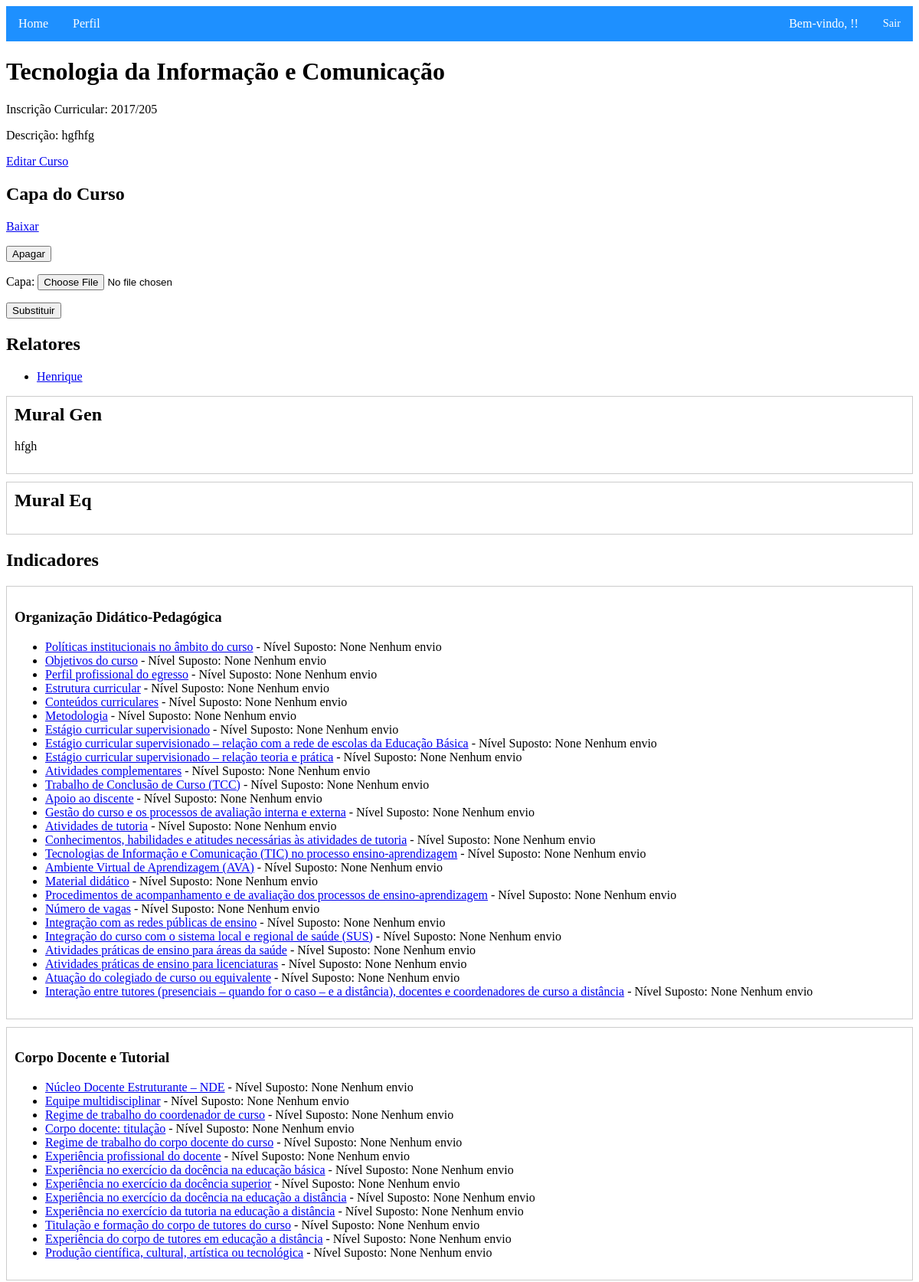
The page /cursos/detalhes_curso_gen/10/ (upper part) on the database its author committed.
### cursos/models.py (models this page shows)
class Curso(models.Model):
    nome = models.CharField(max_length=255)
    inscricao_curricular = models.CharField(max_length=255)
    data_criacao = models.DateField(auto_now_add=True)
    descricao = models.TextField()
    gerenciador = models.ForeignKey(Usuario, on_delete=models.CASCADE)
    informacoes_complementares = models.TextField(blank=True)
    mural_gen = models.TextField(blank=True)
    mural_eq = models.TextField(blank=True)
    capa = models.FileField(upload_to='capas/', blank=True, validators=[validate_pdf_file])
    membros = models.ManyToManyField(Usuario, related_name='cursos_membros')
    avaliadores = models.ManyToManyField(Usuario, related_name='avaliadores')

### usuarios/models.py (models this page shows)
class Usuario(AbstractUser):
    GERENCIADOR = 'G'
    RELATOR = 'R'
    AVALIADOR = 'A'
    TIPOS_USUARIO = [
        (GERENCIADOR, 'Gerenciador'),
        (RELATOR, 'Relator'),
        (AVALIADOR, 'Avaliador'),
    ]
    nome = models.CharField(max_length=255)
    tipo_usuario = models.CharField(max_length=1, choices=TIPOS_USUARIO)
    email = models.EmailField(blank=False)
    telefone = models.CharField(max_length=20)

### indicadores/models.py (models this page shows)
class IndicadorMan(models.Model):
    curso = models.ForeignKey('cursos.Curso', on_delete=models.CASCADE)
    indicador_info = models.ForeignKey('IndicadorInfo', on_delete=models.CASCADE)
    nsa = models.BooleanField(default=False)
    nivel_suposto = models.IntegerField(null=True)
    data_envio = models.DateTimeField(auto_now_add=True)
    conteudo = models.FileField(upload_to='relatorios/', blank=True, validators=[validate_pdf_file])
    usuario_relatorio = models.ForeignKey(Usuario, on_delete=models.SET_NULL, null=True, related_name='relatorios')

class IndicadorInfo(models.Model):
    ORGANIZACAO = 'O'
    CORPO_DOCENTE = 'C'
    INFRAESTRUTURA = 'I'
    DIMENSOES = [
        (ORGANIZACAO, 'Organização Didático-Pedagógica'),
        (CORPO_DOCENTE, 'Corpo Docente e Tutorial'),
        (INFRAESTRUTURA, 'Infraestrutura'),
    ]
    nome = models.CharField(max_length=255)
    dimensao = models.CharField(max_length=1, choices=DIMENSOES)
    mensagem_aviso = models.TextField(blank=True)
    tabela_conceitos = models.JSONField()

### cursos/views.py (the view)
# urls.py: path('detalhes_curso_gen/<int:curso_id>/', detalhes_curso_gen, name='detalhes_curso_gen'),
def detalhes_curso_gen(request, curso_id):
    curso = get_object_or_404(Curso, pk=curso_id)
    relatores = curso.membros.filter(tipo_usuario=Usuario.RELATOR)
    indicadores_man = IndicadorMan.objects.filter(curso=curso).select_related('indicador_info')
    indicadores_por_dimensao = {}
    for indicador_man in indicadores_man:
        dimensao = indicador_man.indicador_info.get_dimensao_display()
        if dimensao not in indicadores_por_dimensao:
            indicadores_por_dimensao[dimensao] = []
        indicadores_por_dimensao[dimensao].append(indicador_man)
    if request.method == 'POST':
        form = CapaForm(request.POST, request.FILES)
        if form.is_valid():
            curso.capa = form.cleaned_data['capa']
            curso.usuario_capa = request.user
            curso.save()
            return redirect('cursos:detalhes_curso_gen', curso_id=curso.id)
    else:
        form = CapaForm()
    context = {
        'curso': curso,
        'relatores': relatores,
        'indicadores_por_dimensao': indicadores_por_dimensao,
        'form': form,
    }
    return render(request, 'cursos/detalhes_curso_gen.html', context)

### cursos/forms.py
class CapaForm(forms.ModelForm):
    class Meta:
        model = Curso
        fields = ('capa',)

### templates/cursos/detalhes_curso_gen.html (shortened to what this page needs)
{% extends 'base.html' %}
{% load static %}
{% block content %}
    <h1>{{ curso.nome }}</h1>
    <p>Inscrição Curricular: {{ curso.inscricao_curricular }}</p>
    <p>Descrição: {{ curso.descricao }}</p>
    <p><a href="{% url 'cursos:editar_curso' curso.id %}">Editar Curso</a></p>
    <h2>Capa do Curso</h2>
    {% if curso.capa %}
        <p><a href="{{ curso.capa.url }}" target="_blank">Baixar</a></p>
        <form action="{% url 'cursos:apagar_capa' curso.id %}" method="post" onsubmit="return confirm('Tem certeza de que deseja apagar esta capa?')">
            <input type="submit" value="Apagar">
        </form>
    {% endif %}
    <form method="post" enctype="multipart/form-data" {% if curso.capa %}onsubmit="return confirm('Tem certeza de que deseja enviar esta capa? Isso substituirá permanentemente a capa existente.')"{% endif %}>
        {{ form.as_p }}
        <input type="submit" value="{% if curso.capa %}Substituir{% else %}Enviar{% endif %}">
    </form>
    <h2>Relatores</h2>
    <ul>
        {% for relator in relatores %}
            <li><a href="{% url 'usuarios:detalhes_usuario' relator.id %}">{{ relator.nome }}</a></li>
        {% endfor %}
    </ul>
    <div class="minimizable">
      <h2>Mural Gen</h2>
      <div class="minimizable-content">
        {% if request.user == curso.gerenciador %}
          <textarea id="mural-gen">{{ curso.mural_gen }}</textarea>
        {% else %}
          <p>{{ curso.mural_gen }}</p>
        {% endif %}
      </div>
    </div>
    <div class="minimizable">
      <h2>Mural Eq</h2>
    </div>
    <h2>Indicadores</h2>
    {% for dimensao, indicadores_man in indicadores_por_dimensao.items %}
        <div class="minimizable">
            <h3>{{ dimensao }}</h3>
            <div class="minimizable-content">
                <ul>
                    {% for indicador_man in indicadores_man %}
                        <li>
                            <a href="{% url 'indicadores:indicador_detalhes' indicador_man.id %}" title="{{ indicador_man.indicador_info.mensagem_aviso }}">{{ indicador_man.indicador_info.nome }}</a>
                            - Nível Suposto: {{ indicador_man.nivel_suposto }}
                            {% if indicador_man.usuario_relatorio %}
                                <a href="{% url 'usuarios:detalhes_usuario' indicador_man.usuario_relatorio.id %}">{{ indicador_man.usuario_relatorio.nome }}</a>
                                - Data de Envio: {{ indicador_man.data_envio }}
                            {% else %}
                                Nenhum envio
                            {% endif %}
                        </li>
                    {% endfor %}
                </ul>
            </div>
        </div>
    {% endfor %}
{% endblock %}

### templates/cursos/detalhes_curso_gen.html (style rules this page uses)
.minimizable { border: 1px solid #ccc; padding: 10px; margin-bottom: 10px; }
.minimizable h2 { margin-top: 0; cursor: pointer; }
.minimizable-content { margin-top: 10px; }

### rows shown on the page
Curso: nome "Tecnologia da Informação e Comunicação", inscricao_curricular "2017/205", descricao "hgfhfg", capa "Substituir", mural_gen "hfgh"
Usuario: nome "Henrique"
IndicadorMan: indicador_info.nome "Políticas institucionais no âmbito do curso", nivel_suposto "None", shows "Nenhum envio"
IndicadorMan: indicador_info.nome "Objetivos do curso", nivel_suposto "None", shows "Nenhum envio"
IndicadorMan: indicador_info.nome "Perfil profissional do egresso", nivel_suposto "None", shows "Nenhum envio"
IndicadorMan: indicador_info.nome "Estrutura curricular", nivel_suposto "None", shows "Nenhum envio"
IndicadorMan: indicador_info.nome "Conteúdos curriculares", nivel_suposto "None", shows "Nenhum envio"
IndicadorMan: indicador_info.nome "Metodologia", nivel_suposto "None", shows "Nenhum envio"
IndicadorMan: indicador_info.nome "Estágio curricular supervisionado", nivel_suposto "None", shows "Nenhum envio"
IndicadorMan: indicador_info.nome "Estágio curricular supervisionado – relação com a rede de escolas da Educação Básica", nivel_suposto "None", shows "Nenhum envio"
IndicadorMan: indicador_info.nome "Estágio curricular supervisionado – relação teoria e prática", nivel_suposto "None", shows "Nenhum envio"
IndicadorMan: indicador_info.nome "Atividades complementares", nivel_suposto "None", shows "Nenhum envio"
IndicadorMan: indicador_info.nome "Trabalho de Conclusão de Curso (TCC)", nivel_suposto "None", shows "Nenhum envio"
IndicadorMan: indicador_info.nome "Apoio ao discente", nivel_suposto "None", shows "Nenhum envio"
IndicadorMan: indicador_info.nome "Gestão do curso e os processos de avaliação interna e externa", nivel_suposto "None", shows "Nenhum envio"
IndicadorMan: indicador_info.nome "Atividades de tutoria", nivel_suposto "None", shows "Nenhum envio"
IndicadorMan: indicador_info.nome "Conhecimentos, habilidades e atitudes necessárias às atividades de tutoria", nivel_suposto "None", shows "Nenhum envio"
IndicadorMan: indicador_info.nome "Tecnologias de Informação e Comunicação (TIC) no processo ensino-aprendizagem", nivel_suposto "None", shows "Nenhum envio"
IndicadorMan: indicador_info.nome "Ambiente Virtual de Aprendizagem (AVA)", nivel_suposto "None", shows "Nenhum envio"
IndicadorMan: indicador_info.nome "Material didático", nivel_suposto "None", shows "Nenhum envio"
IndicadorMan: indicador_info.nome "Procedimentos de acompanhamento e de avaliação dos processos de ensino-aprendizagem", nivel_suposto "None", shows "Nenhum envio"
IndicadorMan: indicador_info.nome "Número de vagas", nivel_suposto "None", shows "Nenhum envio"
IndicadorMan: indicador_info.nome "Integração com as redes públicas de ensino", nivel_suposto "None", shows "Nenhum envio"
IndicadorMan: indicador_info.nome "Integração do curso com o sistema local e regional de saúde (SUS)", nivel_suposto "None", shows "Nenhum envio"
IndicadorMan: indicador_info.nome "Atividades práticas de ensino para áreas da saúde", nivel_suposto "None", shows "Nenhum envio"
IndicadorMan: indicador_info.nome "Atividades práticas de ensino para licenciaturas", nivel_suposto "None", shows "Nenhum envio"
IndicadorMan: indicador_info.nome "Atuação do colegiado de curso ou equivalente", nivel_suposto "None", shows "Nenhum envio"
IndicadorMan: indicador_info.nome "Interação entre tutores (presenciais – quando for o caso – e a distância), docentes e coordenadores de curso a distância", nivel_suposto "None", shows "Nenhum envio"
IndicadorMan: indicador_info.nome "Núcleo Docente Estruturante – NDE", nivel_suposto "None", shows "Nenhum envio"
IndicadorMan: indicador_info.nome "Equipe multidisciplinar", nivel_suposto "None", shows "Nenhum envio"
IndicadorMan: indicador_info.nome "Regime de trabalho do coordenador de curso", nivel_suposto "None", shows "Nenhum envio"
IndicadorMan: indicador_info.nome "Corpo docente: titulação", nivel_suposto "None", shows "Nenhum envio"
IndicadorMan: indicador_info.nome "Regime de trabalho do corpo docente do curso", nivel_suposto "None", shows "Nenhum envio"
IndicadorMan: indicador_info.nome "Experiência profissional do docente", nivel_suposto "None", shows "Nenhum envio"
IndicadorMan: indicador_info.nome "Experiência no exercício da docência na educação básica", nivel_suposto "None", shows "Nenhum envio"
IndicadorMan: indicador_info.nome "Experiência no exercício da docência superior", nivel_suposto "None", shows "Nenhum envio"
IndicadorMan: indicador_info.nome "Experiência no exercício da docência na educação a distância", nivel_suposto "None", shows "Nenhum envio"
IndicadorMan: indicador_info.nome "Experiência no exercício da tutoria na educação a distância", nivel_suposto "None", shows "Nenhum envio"
IndicadorMan: indicador_info.nome "Titulação e formação do corpo de tutores do curso", nivel_suposto "None", shows "Nenhum envio"
IndicadorMan: indicador_info.nome "Experiência do corpo de tutores em educação a distância", nivel_suposto "None", shows "Nenhum envio"
IndicadorMan: indicador_info.nome "Produção científica, cultural, artística ou tecnológica", nivel_suposto "None", shows "Nenhum envio"

### other values the page prints
{{ dimensao }} "Organização Didático-Pedagógica" "Corpo Docente e Tutorial"
